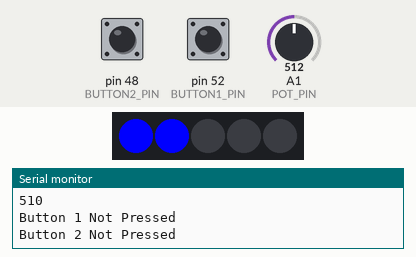
The sketch below on a simulated Arduino Mega 2560, built with avr-gcc and run on an emulated ATmega2560. Parts: 5 RGB LEDs in strip order, left to right, the last lines printed to the serial monitor. Inputs (shaded band) come from the test bench; at power-on: A1 (POT_PIN) = 512, pin 48 (BUTTON2_PIN) LOW, pin 52 (BUTTON1_PIN) LOW.

Above: at 1.2 s.
1.3 s: A1 (POT_PIN) set to 25
At 2.1 s:
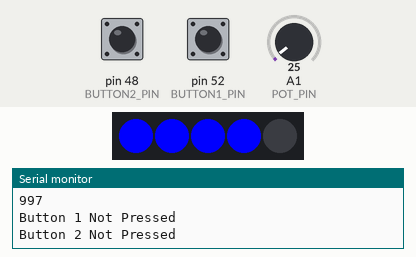
2.8 s: A1 (POT_PIN) set to 20
At 4.0 s:
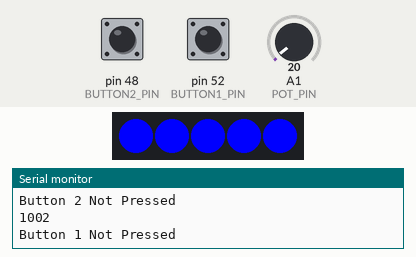
4.3 s: A1 (POT_PIN) set to 122
At 4.7 s:
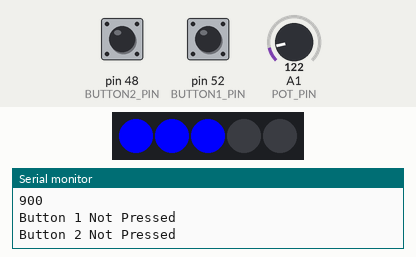
10.4 s: A1 (POT_PIN) set to 910
At 11.2 s:
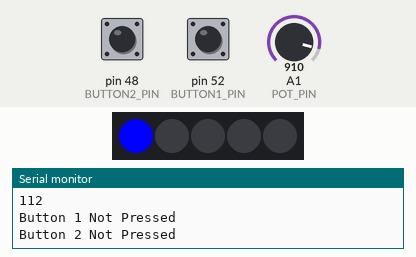
11.9 s: A1 (POT_PIN) set to 930
Timing chart, 0 to 14.9 s (numbered marks = the images above; inputs shaded):
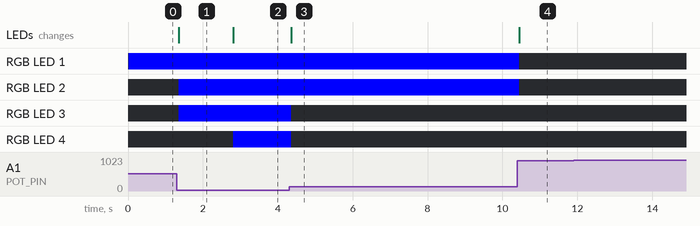

Measured:
- the behaviour switches between 23 and 22 on A1 (POT_PIN) (found by bisection; images 1 and 2)
- after the input at 1.3 s, RGB LED 2, RGB LED 3: off → RGB(0, 0, 255) after 0.05 s; the LEDs: change after 0.05 s (image 1)
- after the input at 2.8 s, RGB LED 4: off → RGB(0, 0, 255) at once; the LEDs: change at once (image 2)
- after the input at 4.3 s, RGB LED 3, RGB LED 4: RGB(0, 0, 255) → off after 0.06 s; the LEDs: change after 0.06 s (image 3)
- after the input at 10.4 s, RGB LED 1, RGB LED 2: RGB(0, 0, 255) → off after 0.05 s; the LEDs: change after 0.05 s (image 4)

The sketch:

user_module_code.ino
```cpp
#include <FastLED.h>
#include <SoftwareSerial.h>

#define BUTTON1_PIN  52  // Adjust to your wiring
#define BUTTON2_PIN  48  // Adjust to your wiring

#define POT_PIN      A1  // ADC pin for potentiometer
#define LED_PIN      7  // LED strip data pin
#define NUM_LEDS     5  // Adjust based on your LED strip

SoftwareSerial BTSerial(10, 11);
CRGB leds[NUM_LEDS];
void setup() {
  Serial.begin(9600);
  BTSerial.begin(9600);

  pinMode(BUTTON1_PIN, INPUT);
  pinMode(BUTTON2_PIN, INPUT);
  pinMode(POT_PIN, INPUT);

  FastLED.addLeds<WS2812, LED_PIN, GRB>(leds, NUM_LEDS);
  FastLED.clear();
  FastLED.show();
}

void loop() {
  int button1State = digitalRead(BUTTON1_PIN);
  int button2State = digitalRead(BUTTON2_PIN);
  int potValue = 1022 - analogRead(POT_PIN);
  int ledCount;

  if (potValue < 200) {
    ledCount = 1;
  } else if (potValue >= 200 && potValue < 820) {
    ledCount = 2;
  } else if (potValue >= 820 && potValue < 950) {
    ledCount = 3;
  } else if (potValue >= 950 && potValue < 1000) {
    ledCount = 4;
  } else {
    ledCount = 5;
  }

  if (button1State == HIGH) { // Button pressed
    Serial.println("Button 1 Pressed!");
  } else {
    Serial.println("Button 1 Not Pressed");
  }

  if (button2State == HIGH) { // Button pressed
    Serial.println("Button 2 Pressed!");
  } else {
    Serial.println("Button 2 Not Pressed");
  }

  Serial.println(potValue);

  for (int i = 0; i < NUM_LEDS; i++) {
        if (i < ledCount) {
            leds[i] = CRGB::Blue;
        } else {
            leds[i] = CRGB::Black;
        }
    }
    FastLED.show();

  String data = String(button1State) + "," + String(button2State) + "," + String(potValue);
  BTSerial.println(data);

  delay(50);
}
```
